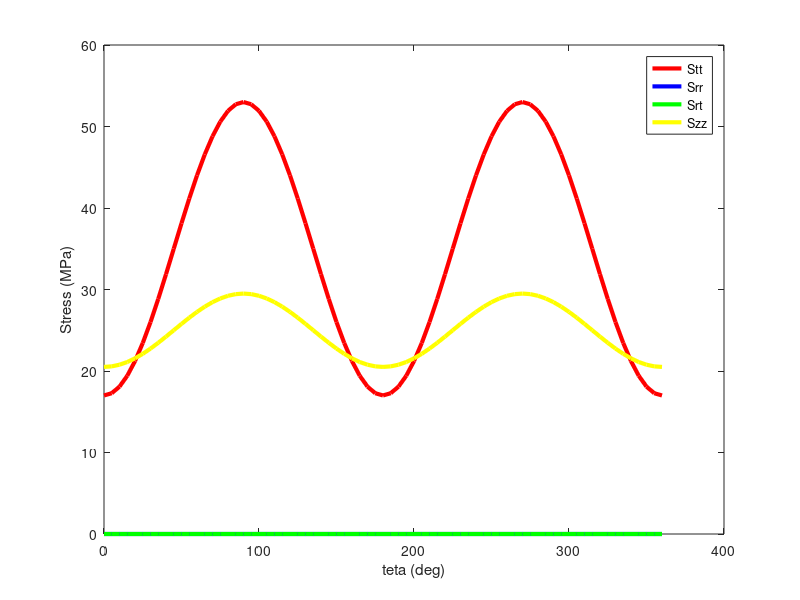
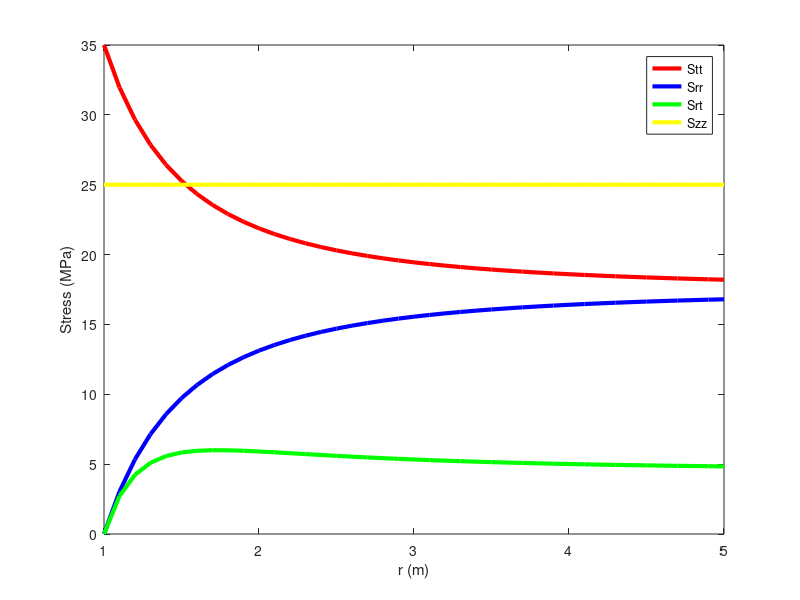

Here is the MATLAB script that generated these plots, in order:
%%
%%% Arian Velayati, PhD
%%%% This script is used to find normal and shear stresses around a circular cavity in a homogeneous linear elastic solid . The complete Kirsch solution assumes independent action of multiple factors,
%%%% namely far-field isotropic stress, deviatoric stress, wellbore pressure and pore pressure.

clc; clear; close;

%% Inputs

% teta = ; % Angle between the direction of SHmax and the point in which stress is considered
% r = ; % The distance r is measured from the center of the wellbore. at the wellbore wall r=a
a = 1; % At the wellbore wall r=a
SH = 22; Sh = 13; Sv = 25;  % Effective stresses (MPa) "SigH-aPp"
Pw = 10; % Wellbore pressure
Pp = 10; % Pore pressure 
v = 0.25; %Poisson ratio

%% Calculations: The Kirsch solution for a vertical wellbore with radius a within a linear elastic and isotropic solid is:

r = 1:0.1:5;
teta = 0:5:360;


for i = 1:length(r)
    for j = 1:length(teta)
Srr(i,j) = (Pw-Pp)*(power(a,2)/power(r(i),2)) + 0.5*(SH + Sh)*(1-(power(a,2)/power(r(i),2))) + 0.5*(SH-Sh)*(1-4*a^2/r(i)^2 + 3*a^4/r(i)^4)*cosd(2*teta(j)) ; % Radial effective stress
Stt(i,j) = -(Pw-Pp)*(power(a,2)/power(r(i),2)) + 0.5*(SH + Sh)*(1+(power(a,2)/power(r(i),2))) - 0.5*(SH-Sh)*(1+3*a^4/r(i)^4)*cosd(2*teta(j)) ; % Tangential (hoop) Stress
Srt(i,j) = 0.5*(SH-Sh)*(1 + 2*a^2/r(i)^2 - 3*a^4/r(i)^4)*sind(2*teta(j)); % Shear stress in a plane perpendicular to rin tangential direction teta
Szz(i,j) = Sv - 2*v*(SH-Sh)*(a^2/r(i)^2)*cosd(2*teta(j)) ; % Vertical effective stress in direction z
    end
end

%% plot

% At the wellbore wall r = a 

figure(1)
plot(teta, Stt(1,:),'r','LineWidth',3)
hold on
plot(teta, Srr(1,:),'b','LineWidth',3)
plot(teta, Srt(1,:),'g','LineWidth',3)
plot(teta, Szz(1,:),'y','LineWidth',3)
xlabel('teta (deg)')
ylabel('Stress (MPa)')
legend('Stt','Srr','Srt','Szz')


figure(2) %  deg
plot(r, Stt(:,10),'r','LineWidth',3)
hold on
plot(r, Srr(:,10), 'b','LineWidth',3)
plot(r, Srt(:,10), 'g','LineWidth',3)
plot(r, Szz(:,10), 'y','LineWidth',3)

xlabel('r (m)')
ylabel('Stress (MPa)')
legend('Stt','Srr','Srt','Szz')
